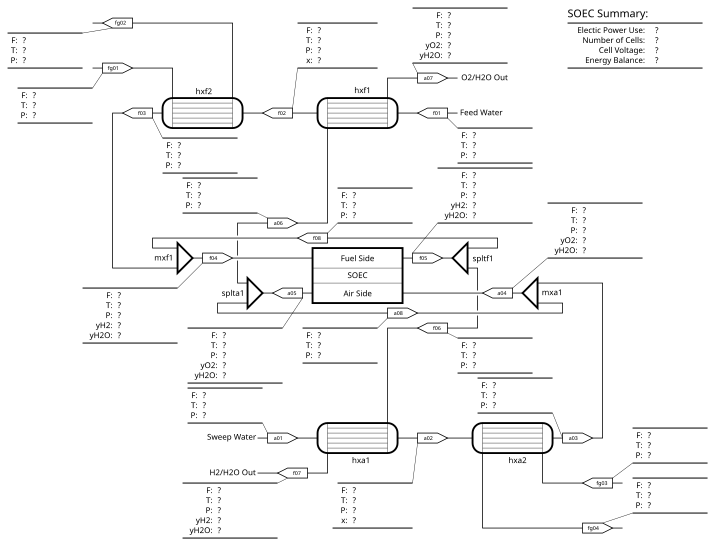

This chart was generated by the following Python code:
#################################################################################
# The Institute for the Design of Advanced Energy Systems Integrated Platform
# Framework (IDAES IP) was produced under the DOE Institute for the
# Design of Advanced Energy Systems (IDAES), and is copyright (c) 2018-2021
# by the software owners: The Regents of the University of California, through
# Lawrence Berkeley National Laboratory,  National Technology & Engineering
# Solutions of Sandia, LLC, Carnegie Mellon University, West Virginia University
# Research Corporation, et al.  All rights reserved.
#
# Please see the files COPYRIGHT.md and LICENSE.md for full copyright and
# license information.
#################################################################################

__author__ = "John Eslick"

import os
import csv

import numpy as np
import matplotlib.pyplot as plt

import pyomo.environ as pyo
from pyomo.network import Arc
from pyomo.common.fileutils import this_file_dir

from idaes.core import FlowsheetBlock
from idaes.generic_models.properties.core.generic.generic_property import (
    GenericParameterBlock,
)
from idaes.generic_models.properties.core.generic.generic_reaction import (
    GenericReactionParameterBlock,
)
import idaes.generic_models.unit_models as gum  # generic unit models
import idaes.power_generation.unit_models as pum  # power unit models
import idaes.core.util as iutil
import idaes.core.util.tables as tables
import idaes.core.util.scaling as iscale
import idaes.core.util.initialization as iinit

import idaes.core.plugins
from idaes.power_generation.properties.natural_gas_PR import get_prop, get_rxn
from idaes.core.solvers import use_idaes_solver_configuration_defaults
from idaes.power_generation.properties import FlueGasParameterBlock
from idaes.generic_models.properties import iapws95

from idaes.generic_models.unit_models.heat_exchanger import (
    delta_temperature_underwood_callback,
)

from idaes.generic_models.properties.helmholtz.helmholtz import (
    HelmholtzThermoExpressions as ThermoExpr
)


def add_properties(m):
    m.fs.o2_side_prop = GenericParameterBlock(
        default=get_prop(components={"O2", "H2O"}, phases=["Vap"])
    )
    m.fs.h2_side_prop = GenericParameterBlock(
        default=get_prop(components={"H2", "H2O"}, phases=["Vap"])
    )
    m.fs.o2l_side_prop = GenericParameterBlock(
        default=get_prop(components={"O2", "H2O"}, phases=["Vap", "Liq"])
    )
    m.fs.h2l_side_prop = GenericParameterBlock(
        default=get_prop(components={"H2", "H2O"}, phases=["Vap"])
    )
    m.fs.fg_side_prop = GenericParameterBlock(
        default=get_prop(components=["N2", "O2", "CO2", "H2O"], phases=["Vap"])
    )
    m.fs.water_prop = iapws95.Iapws95ParameterBlock()
    m.fs.h2_side_prop.set_default_scaling("mole_frac_comp", 10)
    m.fs.h2_side_prop.set_default_scaling("mole_frac_phase_comp", 10)
    m.fs.o2_side_prop.set_default_scaling("mole_frac_comp", 10)
    m.fs.o2_side_prop.set_default_scaling("mole_frac_phase_comp", 10)
    m.fs.h2l_side_prop.set_default_scaling("mole_frac_comp", 10)
    m.fs.h2l_side_prop.set_default_scaling("mole_frac_phase_comp", 10)
    m.fs.o2l_side_prop.set_default_scaling("mole_frac_comp", 10)
    m.fs.o2l_side_prop.set_default_scaling("mole_frac_phase_comp", 10)


def add_soec(m):
    m.fs.n_soec_cells = pyo.Var(initialize=1e6)
    m.fs.soec = pum.IsothermalSofc(
        default={
            "nz": 20,
            "nxfe": 10,
            "nxae": 10,
            "soec": True,
            "air_side_comp_list": ["H2O", "O2"],
            "fuel_side_comp_list": ["H2O", "H2"],
            "air_side_stoich": {"H2O": 0, "O2": -0.25},
        }
    )
    m.fs.split_f1 = gum.Separator(
        default={
            "property_package": m.fs.h2_side_prop,
            "outlet_list": ["out", "recycle"],
        }
    )
    m.fs.split_a1 = gum.Separator(
        default={
            "property_package": m.fs.o2_side_prop,
            "outlet_list": ["out", "recycle"],
        }
    )

    @m.fs.Constraint(m.fs.time)
    def soec_to_split_f1_temperature(b, t):
        return b.split_f1.inlet.temperature[t] == b.soec.outlet_fc.temperature[t]

    @m.fs.Constraint(m.fs.time)
    def soec_to_split_f1_pressure(b, t):
        return b.split_f1.inlet.pressure[t] == b.soec.outlet_fc.pressure[t]

    @m.fs.Constraint(m.fs.time)
    def soec_to_split_f1_flow(b, t):
        return (
            b.split_f1.inlet.flow_mol[t]
            == b.soec.outlet_fc.flow_mol[t] * b.n_soec_cells
        )

    @m.fs.Constraint(m.fs.time, m.fs.soec.fc.config.comp_list)
    def soec_to_split_f1_mole_frac(b, t, i):
        return (
            b.split_f1.inlet.mole_frac_comp[t, i]
            == b.soec.outlet_fc.mole_frac_comp[t, i]
        )

    @m.fs.Constraint(m.fs.time)
    def soec_to_split_a1_temperature(b, t):
        return b.split_a1.inlet.temperature[t] == b.soec.outlet_ac.temperature[t]

    @m.fs.Constraint(m.fs.time)
    def soec_to_split_a1_pressure(b, t):
        return b.split_a1.inlet.pressure[t] == b.soec.outlet_ac.pressure[t]

    @m.fs.Constraint(m.fs.time)
    def soec_to_split_a1_flow(b, t):
        return (
            b.split_a1.inlet.flow_mol[t]
            == b.soec.outlet_ac.flow_mol[t] * b.n_soec_cells
        )

    @m.fs.Constraint(m.fs.time, m.fs.soec.ac.config.comp_list)
    def soec_to_split_a1_mole_frac(b, t, i):
        return (
            b.split_a1.inlet.mole_frac_comp[t, i]
            == b.soec.outlet_ac.mole_frac_comp[t, i]
        )

    m.fs.n_soec_cells.fix(20e6)
    m.fs.soec.E_cell.fix(1.287) # unfix after initialize
    m.fs.soec.el.thickness.fix(8e-6)
    m.fs.soec.fe.thickness.fix(1e-3)
    m.fs.soec.ae.thickness.fix(20e-6)
    m.fs.soec.length.fix(0.05)
    m.fs.soec.width.fix(0.05)
    m.fs.soec.k_ae.fix(1e11)
    m.fs.soec.eact_ae.fix(120000)
    m.fs.soec.k_fe.fix(1.35e10)
    m.fs.soec.eact_fe.fix(110000)
    m.fs.soec.fe.k_res.fix(2.98e-5)
    m.fs.soec.fe.E_res.fix(-1392)
    m.fs.soec.ae.k_res.fix(8.114e-5)
    m.fs.soec.ae.E_res.fix(600)
    m.fs.soec.fc.thickness.fix(0.002)
    m.fs.soec.ac.thickness.fix(0.002)
    m.fs.soec.fe.porosity.fix(0.48)
    m.fs.soec.fe.tortuosity.fix(5.4)
    m.fs.soec.ae.porosity.fix(0.48)
    m.fs.soec.ae.tortuosity.fix(5.4)
    temperature = 1073.15
    m.fs.soec.el.temperature.fix(temperature)
    m.fs.soec.fc.temperature.fix(temperature)
    m.fs.soec.ac.temperature.fix(temperature)
    m.fs.soec.fe.temperature.fix(temperature)
    m.fs.soec.ae.temperature.fix(temperature)


def add_recycle_inlet_mixers(m):
    m.fs.mix_f1 = gum.Mixer(
        default={
            "property_package": m.fs.h2_side_prop,
            "inlet_list": ["water", "recycle"],
            "momentum_mixing_type": gum.MomentumMixingType.none,
        }
    )
    m.fs.mix_a1 = gum.Mixer(
        default={
            "property_package": m.fs.o2_side_prop,
            "inlet_list": ["water", "recycle"],
            "momentum_mixing_type": gum.MomentumMixingType.none,
        }
    )

    @m.fs.mix_f1.Constraint(m.fs.time)
    def mxpress_eqn(b, t):
        return b.mixed_state[t].pressure == b.water_state[t].pressure

    @m.fs.Constraint(m.fs.time)
    def hxf2_to_mix_temperature_eqn(b, t):
        return (
            b.mix_f1.water_state[t].temperature
            == b.hxf2.tube.properties_out[t].temperature
        )

    @m.fs.Constraint(m.fs.time)
    def hxff_to_mix_pressure_eqn(b, t):
        return (
            b.mix_f1.water_state[t].pressure == b.hxf2.tube.properties_out[t].pressure
        )

    @m.fs.Constraint(m.fs.time)
    def hxff_to_mix_flow_mol_eqn(b, t):
        return (
            b.mix_f1.water_state[t].flow_mol == b.hxf2.tube.properties_out[t].flow_mol
        )

    @m.fs.Constraint(m.fs.time, m.fs.soec.fc.config.comp_list)
    def hxf1_to_mix_mole_frac_eqn(b, t, i):
        if i == "H2O":
            return b.mix_f1.water_state[t].mole_frac_comp[i] == 1.0
        else:
            return b.mix_f1.water_state[t].mole_frac_comp[i] == 0.0

    @m.fs.mix_a1.Constraint(m.fs.time)
    def mxpress_eqn(b, t):
        return b.mixed_state[t].pressure == b.water_state[t].pressure

    @m.fs.Constraint(m.fs.time)
    def hxaf_to_mix_temperature_eqn(b, t):
        return (
            b.mix_a1.water_state[t].temperature
            == b.hxa2.tube.properties_out[t].temperature
        )

    @m.fs.Constraint(m.fs.time)
    def hxaf_to_mix_pressure_eqn(b, t):
        return (
            b.mix_a1.water_state[t].pressure == b.hxa2.tube.properties_out[t].pressure
        )

    @m.fs.Constraint(m.fs.time)
    def hxaf_to_mix_flow_mol_eqn(b, t):
        return (
            b.mix_a1.water_state[t].flow_mol == b.hxa2.tube.properties_out[t].flow_mol
        )

    @m.fs.Constraint(m.fs.time, m.fs.soec.ac.config.comp_list)
    def hxaf_to_mix_mole_frac_eqn(b, t, i):
        if i == "H2O":
            return b.mix_a1.water_state[t].mole_frac_comp[i] == 1.0
        else:
            return b.mix_a1.water_state[t].mole_frac_comp[i] == 0.0


def add_heatexchangers(m):
    m.fs.hxf1 = gum.HeatExchanger(
        default={
            "delta_temperature_callback": delta_temperature_underwood_callback,
            "shell": {"property_package": m.fs.o2l_side_prop},
            "tube": {"property_package": m.fs.water_prop},
        }
    )
    m.fs.hxa1 = gum.HeatExchanger(
        default={
            "delta_temperature_callback": delta_temperature_underwood_callback,
            "shell": {"property_package": m.fs.h2l_side_prop},
            "tube": {"property_package": m.fs.water_prop},
        }
    )
    m.fs.hxf2 = gum.HeatExchanger(
        default={
            "delta_temperature_callback": delta_temperature_underwood_callback,
            "shell": {"property_package": m.fs.fg_side_prop},
            "tube": {"property_package": m.fs.water_prop},
        }
    )
    m.fs.hxa2 = gum.HeatExchanger(
        default={
            "delta_temperature_callback": delta_temperature_underwood_callback,
            "shell": {"property_package": m.fs.fg_side_prop},
            "tube": {"property_package": m.fs.water_prop},
        }
    )
    m.fs.hxf1.overall_heat_transfer_coefficient.fix(100)
    m.fs.hxa1.overall_heat_transfer_coefficient.fix(100)
    m.fs.hxf2.overall_heat_transfer_coefficient.fix(100)
    m.fs.hxa2.overall_heat_transfer_coefficient.fix(100)
    m.fs.hxf1.area.fix(5000)
    m.fs.hxa1.area.fix(5000)
    m.fs.hxf2.area.fix(5000)
    m.fs.hxa2.area.fix(5000)


def add_constraints(m):
    @m.fs.Expression(m.fs.time)
    def total_soec_power_expr(b, t):
        return b.soec.power[t] * b.n_soec_cells

    m.fs.total_soec_power = pyo.Var(m.fs.time, initialize=10e6)

    @m.fs.Constraint(m.fs.time)
    def total_soec_power_eqn(b, t):
        return b.total_soec_power[t] == b.total_soec_power_expr[t]

    te = ThermoExpr(blk=m.fs, parameters=m.fs.water_prop)

    @m.fs.Constraint(m.fs.time)
    def ftemp_in_eqn(b, t):
        #T = b.soec.inlet_fc.temperature[t]
        p = b.hxf2.tube.properties_out[t].pressure
        hhx = b.hxf2.tube.properties_out[t].enth_mol
        return hhx == te.h(T=1073.15, p=p, x=1)

    @m.fs.Constraint(m.fs.time)
    def atemp_in_eqn(b, t):
        #T = b.soec.inlet_ac.temperature[t]
        p = b.hxa2.tube.properties_out[t].pressure
        hhx = b.hxa2.tube.properties_out[t].enth_mol
        return hhx == te.h(T=1073.15, p=p, x=1)

def add_arcs(m):
    m.fs.f08 = Arc(source=m.fs.split_f1.recycle, destination=m.fs.mix_f1.recycle)
    m.fs.f02 = Arc(source=m.fs.hxf1.tube_outlet, destination=m.fs.hxf2.tube_inlet)
    m.fs.f06 = Arc(source=m.fs.split_f1.out, destination=m.fs.hxa1.shell_inlet)
    m.fs.a08 = Arc(source=m.fs.split_a1.recycle, destination=m.fs.mix_a1.recycle)
    m.fs.a02 = Arc(source=m.fs.hxa1.tube_outlet, destination=m.fs.hxa2.tube_inlet)
    m.fs.a06 = Arc(source=m.fs.split_a1.out, destination=m.fs.hxf1.shell_inlet)

    expand_arcs = pyo.TransformationFactory("network.expand_arcs")
    expand_arcs.apply_to(m)


def set_inputs(m):
    m.fs.soec.fc.pressure[:, 0].fix(1e5)
    m.fs.soec.fc.flow_mol[:, 0].fix(9e-5)
    m.fs.soec.fc.mole_frac_comp[:, 0, "H2O"].fix(0.99)
    m.fs.soec.fc.mole_frac_comp[:, 0, "H2"].fix(0.01)

    m.fs.soec.ac.pressure[:, 0].fix(1e5)
    m.fs.soec.ac.flow_mol[:, 0].fix(1e-4)
    m.fs.soec.ac.mole_frac_comp[:, 0, "O2"].fix(0.1)
    m.fs.soec.ac.mole_frac_comp[:, 0, "H2O"].fix(0.9)

    m.fs.split_f1.split_fraction[:, "out"].fix(0.90)
    m.fs.split_a1.split_fraction[:, "out"].fix(0.95)

    m.fs.hxf1.tube_inlet.enth_mol.fix(3000)
    m.fs.hxf1.tube_inlet.pressure.fix(1e5)
    m.fs.hxf1.tube_inlet.flow_mol.fix(1300)

    m.fs.hxa1.tube_inlet.enth_mol.fix(3000)
    m.fs.hxa1.tube_inlet.pressure.fix(1e5)
    m.fs.hxa1.tube_inlet.flow_mol.fix(600)

    m.fs.hxf2.shell_inlet.mole_frac_comp[:, "CO2"].fix(0.04)
    m.fs.hxf2.shell_inlet.mole_frac_comp[:, "H2O"].fix(0.09)
    m.fs.hxf2.shell_inlet.mole_frac_comp[:, "O2"].fix(0.11)
    m.fs.hxf2.shell_inlet.mole_frac_comp[:, "N2"].fix(0.76)
    m.fs.hxf2.shell_inlet.pressure.fix(1.03e5)
    m.fs.hxf2.shell_inlet.temperature.fix(1200)
    m.fs.hxf2.shell_inlet.flow_mol[0].value = 600

    m.fs.hxa2.shell_inlet.mole_frac_comp[:, "CO2"].fix(0.04)
    m.fs.hxa2.shell_inlet.mole_frac_comp[:, "H2O"].fix(0.09)
    m.fs.hxa2.shell_inlet.mole_frac_comp[:, "O2"].fix(0.11)
    m.fs.hxa2.shell_inlet.mole_frac_comp[:, "N2"].fix(0.76)
    m.fs.hxa2.shell_inlet.pressure.fix(1.03e5)
    m.fs.hxa2.shell_inlet.temperature.fix(1200)
    m.fs.hxa2.shell_inlet.flow_mol[0].value = 400



def do_scaling(m):
    iscale.calculate_scaling_factors(m)


def get_solver():
    use_idaes_solver_configuration_defaults()
    idaes.cfg.ipopt["options"]["nlp_scaling_method"] = "user-scaling"
    idaes.cfg.ipopt["options"]["tol"] = 1e-8
    # due to a lot of component mole fractions being on their lower bound of 0
    # bound push result in much longer solve times, so set it low.
    idaes.cfg.ipopt["options"]["bound_push"] = 1e-10
    idaes.cfg.ipopt["options"]["max_iter"] = 150
    return pyo.SolverFactory("ipopt")


def do_initialization(m, solver):

    m.fs.soec.initialize()
    iinit.propagate_state(source=m.fs.soec.outlet_fc, destination=m.fs.split_f1.inlet)
    m.fs.split_f1.inlet.flow_mol[0] = pyo.value(
        m.fs.split_f1.inlet.flow_mol[0] * m.fs.n_soec_cells
    )
    iinit.propagate_state(source=m.fs.soec.outlet_ac, destination=m.fs.split_a1.inlet)
    m.fs.split_a1.inlet.flow_mol[0] = pyo.value(
        m.fs.split_a1.inlet.flow_mol[0] * m.fs.n_soec_cells
    )
    m.fs.split_f1.initialize()
    m.fs.split_a1.initialize()
    iinit.propagate_state(arc=m.fs.f06)
    iinit.propagate_state(arc=m.fs.a06)
    m.fs.hxf1.initialize()
    m.fs.hxa1.initialize()
    iinit.propagate_state(arc=m.fs.f02)
    iinit.propagate_state(arc=m.fs.a02)
    m.fs.hxf2.initialize()
    m.fs.hxa2.initialize()

    for t in m.fs.time:
        m.fs.mix_f1.water_state[t].temperature = pyo.value(
            m.fs.hxf2.tube.properties_out[t].temperature
        )
        m.fs.mix_f1.water_state[t].pressure = pyo.value(
            m.fs.hxf2.tube.properties_out[t].pressure
        )
        m.fs.mix_f1.water_state[t].flow_mol == pyo.value(
            m.fs.hxf2.tube.properties_out[t].flow_mol
        )
        m.fs.mix_f1.water_state[t].mole_frac_comp["H2O"] == 1.0
        m.fs.mix_f1.water_state[t].mole_frac_comp["H2"] == 0.0
        m.fs.mix_a1.water_state[t].temperature = pyo.value(
            m.fs.hxa2.tube.properties_out[t].temperature
        )
        m.fs.mix_a1.water_state[t].pressure = pyo.value(
            m.fs.hxa2.tube.properties_out[t].pressure
        )
        m.fs.mix_a1.water_state[t].flow_mol == pyo.value(
            m.fs.hxa2.tube.properties_out[t].flow_mol
        )
        m.fs.mix_a1.water_state[t].mole_frac_comp["H2O"] == 1.0
        m.fs.mix_a1.water_state[t].mole_frac_comp["O2"] == 0.0
    iinit.propagate_state(arc=m.fs.f08)
    iinit.propagate_state(arc=m.fs.a08)
    m.fs.mix_f1.initialize()
    m.fs.mix_a1.initialize()
    #m.fs.soec.E_cell.unfix()
    solver.solve(m, tee=True)


    @m.fs.Constraint(m.fs.time)
    def fpress_soec_in_eqn(b, t):
        return b.soec.inlet_fc.pressure[t] == b.mix_f1.outlet.pressure[t]

    @m.fs.Constraint(m.fs.time)
    def apress_soec_in_eqn(b, t):
        return b.soec.inlet_ac.pressure[t] == b.mix_a1.outlet.pressure[t]

    @m.fs.Constraint(m.fs.time, m.fs.soec.fc.config.comp_list)
    def fcomp_soec_in_eqn(b, t, i):
        return b.soec.inlet_fc.mole_frac_comp[t, i] == b.mix_f1.outlet.mole_frac_comp[t, i]

    @m.fs.Constraint(m.fs.time, m.fs.soec.ac.config.comp_list)
    def acomp_soec_in_eqn(b, t, i):
        return b.soec.inlet_ac.mole_frac_comp[t, i] == b.mix_a1.outlet.mole_frac_comp[t, i]


    m.fs.soec.fc.pressure[:, 0].unfix()
    m.fs.soec.ac.pressure[:, 0].unfix()
    #m.fs.soec.inlet_fc.flow_mol.unfix()
    #m.fs.soec.inlet_ac.flow_mol.unfix()
    m.fs.soec.fc.mole_frac_comp[:, 0, :].unfix()
    m.fs.soec.ac.mole_frac_comp[:, 0, :].unfix()
    solver.solve(m, tee=True)


    @m.fs.Constraint(m.fs.time)
    def fflow_soec_in_eqn(b, t):
        return b.soec.inlet_fc.flow_mol[t]*b.n_soec_cells == b.mix_f1.outlet.flow_mol[t]

    @m.fs.Constraint(m.fs.time)
    def aflow_soec_in_eqn(b, t):
        return b.soec.inlet_ac.flow_mol[t]*b.n_soec_cells == b.mix_a1.outlet.flow_mol[t]

    m.fs.hxf1.tube_inlet.flow_mol.unfix()
    m.fs.hxa1.tube_inlet.flow_mol.unfix()

    solver.solve(m, tee=True)

    @m.fs.Constraint(m.fs.time)
    def heat_duty_zero_eqn(b, t):
        return b.soec.heat_duty[t] == 0
    m.fs.soec.E_cell.unfix()
    solver.solve(m, tee=True)



def tag_model(m):
    """
    Create two dictionaries, one is called tags with tags for keys and
    expressions for values. The second is called tag_format with tags for keys
    and a formatting string. The formating string controls the number format and
    can be used to add additional text, to report units for example. The two
    dictionaries are returned, and also attached to the model.

    Args:
        m: (ConcreteModel) model to tag

    Returns:
        (dict) tags, (dict) tag_format
    """
    tags = {}  # dict of with tag keys and expressions for their values
    tag_format = {}  # format string for the tags

    def new_tag(name, expr, format):
        # funcion to keep it more compact
        tags[name] = expr
        tag_format[name] = format

    # Create a dict with Arc name keys and state block values
    stream_states = tables.stream_states_dict(
        tables.arcs_to_stream_dict(
            m.fs,
            descend_into=False,
            additional={
                "fg01": m.fs.hxf2.shell_inlet,
                "fg02": m.fs.hxf2.shell_outlet,
                "fg03": m.fs.hxa2.shell_inlet,
                "fg04": m.fs.hxa2.shell_outlet,
                "f03": m.fs.hxf2.tube_outlet,
                "a03": m.fs.hxa2.tube_outlet,
                "f01": m.fs.hxf1.tube_inlet,
                "a01": m.fs.hxa1.tube_inlet,
                "f05": m.fs.split_f1.inlet,
                "a05": m.fs.split_a1.inlet,
                "f04": m.fs.mix_f1.outlet,
                "a04": m.fs.mix_a1.outlet,
                "a07": m.fs.hxf1.shell_outlet,
                "f07": m.fs.hxa1.shell_outlet,
            },
        )
    )
    for i, s in stream_states.items():  # create the tags for steam quantities
        new_tag(f"{i}_Fmol", expr=s.flow_mol / 1000, format="{:.3f} kmol/s")
        new_tag(f"{i}_F", expr=s.flow_mass, format="{:.3f} kg/s")
        new_tag(f"{i}_P", expr=s.pressure / 1000, format="{:.3f} kPa")
        new_tag(f"{i}_T", expr=s.temperature, format="{:.2f} K")
        try:
            new_tag(f"{i}_x", expr=s.vapor_frac * 100, format="{:.1f}%")
        except (KeyError, AttributeError):
            pass
        try:
            for c in s.mole_frac_comp:
                new_tag(f"{i}_y{c}", expr=s.mole_frac_comp[c] * 100, format="{:.3f}%")
        except (KeyError, AttributeError):
            pass

    new_tag("soec_power", expr=m.fs.total_soec_power_expr[0] / 1e6, format="{:.2f} MW")
    new_tag("soec_n_cells", expr=m.fs.n_soec_cells, format="{:.2e}")
    new_tag("E_cell", expr=m.fs.soec.E_cell[0], format="{:.4f} V")
    new_tag("soec_heat_duty", expr=m.fs.soec.heat_duty[0]*m.fs.n_soec_cells/1e6, format="{:.4f} MW")

    m.tags = tags
    m.tag_format = tag_format
    return tags, tag_format


def write_pfd_results(filename, infilename=None):
    """
    Write simulation results in a template PFD in svg format and save as
    filename.

    Args:
        filename: (str) file namd for output
        tags: (dict) tag keys and expression values
        tag_format: (dict) tag keys and format string values
        infilename: input file name, if you want to use an alternative diagram

    Returns:
        None
    """
    if infilename is None:
        infilename = os.path.join(this_file_dir(), "soec.svg")
    with open(infilename, "r") as f:
        iutil.svg_tag(svg=f, tags=m.tags, outfile=filename, tag_format=m.tag_format)


def plot_soec(m):
    z = [
        (m.fs.soec.zset[iz] + m.fs.soec.zset[iz - 1]) / 2.0 for iz in m.fs.soec.izset_cv
    ]
    v = {t: None for t in m.fs.time}
    for t in v:
        v[t] = [
            pyo.value(m.fs.soec.fc.mole_frac_comp[t, iz, "H2"])
            for iz in m.fs.soec.izset_cv
        ]

    for t in v:
        plt.plot(z, v[t], label=f"t = {t}")

    plt.title(
        f"Fuel Channel H$_2$ (E$_{{cell}}$ = {pyo.value(m.fs.soec.E_cell[0]):.4f}V)"
    )
    plt.xlabel("z/L")
    plt.ylabel("$x_{H_2}$")
    plt.legend()
    plt.show()


def get_model(m=None):
    if m is None:
        m = pyo.ConcreteModel("Gas Turbine Model")
    if not hasattr(m, "fs"):
        m.fs = FlowsheetBlock(default={"dynamic": False})
    add_properties(m)
    add_soec(m)
    add_heatexchangers(m)
    add_recycle_inlet_mixers(m)
    add_arcs(m)
    add_constraints(m)

    set_inputs(m)
    do_scaling(m)
    solver = get_solver()
    do_initialization(m, solver)
    tag_model(m)

    return m, solver


if __name__ == "__main__":
    m, solver = get_model()
    plot_soec(m)
    write_pfd_results("soec_init.svg")
